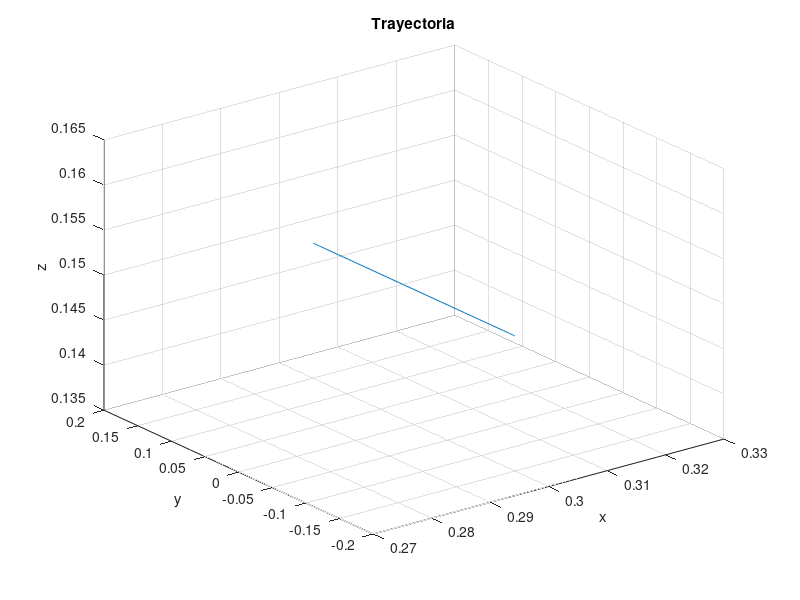

Write MATLAB code to recreate this figure. (Note: this script raises an error after producing the figure.)
%%%Programa de solución analítica de un robot 3R en el espacio
 
%Definición de la trayectoria%%%%%%%%
 
%Punto inicial%%%%%%%%%%%%
x_in = 0.30;
y_in = 0.15;
z_in = 0.15;
beta_in = 3*pi/4;

%Punto final%%%%%%%%%%%%%%
x_fin = 0.30;
y_fin = -0.15;
z_fin = 0.15;
beta_fin = 3*pi/4;
 
%Definición de los parámetros de la trayectoria%%%%%%%%%%%%
t_total = 10;
t_in = 0.1;
t_sim = 0:t_in:t_total;
 
%Puntos de la trayectoria%%%%%%%%%%%%%%
xp = x_in+((10/t_total^3)*t_sim.^3-(15/t_total^4)*t_sim.^4+(6/t_total^5)*t_sim.^5)*(x_fin-x_in);
yp = y_in+((10/t_total^3)*t_sim.^3-(15/t_total^4)*t_sim.^4+(6/t_total^5)*t_sim.^5)*(y_fin-y_in);
zp = z_in+((10/t_total^3)*t_sim.^3-(15/t_total^4)*t_sim.^4+(6/t_total^5)*t_sim.^5)*(z_fin-z_in);

%%Grafica de la trayectoria

plot3(xp,yp,zp)
grid on
title('Trayectoria')
xlabel('x')
ylabel('y')
zlabel('z')

%%Solucion del robot 

%Parametros del robot
%Longitudes de los eslabones
L_1 = 0.08412; %m
L_2 = 0.08412; %m
L_3 = 0.16332; %m

%Componentes del vector p_m_1
%Coordenadas del origen del sistema 1 con respecto al sistema m.
x_m_1 = 0.072;
y_m_1 = 0.0;
z_m_1 = 0.105;

%Definicion de los vectores
p_m_1 = [x_m_1;y_m_1;z_m_1]; %Vector de posicion del sistema 1 con respecto al sistema m

z1 = [0;0;1];     %Vector de dirección z1
z1_n = 1;       %Norma del vector z1
p0_1 = [x_m_1;y_m_1;z_m_1];    %Posición del sistema 1 con respecto al sistema 0
 
%%%%%%%
beta = 3*pi/4;

for i=1:length(t_sim)

    p_m_P = [xp(i);yp(i);zp(i)]; % vector de posicion del sistema P con respecto al sistema m
    p_1_P = p_m_P-p_m_1;

    theta_1_P = atan2(yp(i),(xp(i)-x_m_1));
    p_P_4(i) = p_m_P-[L_3*cos(theta_1_P)*cos(beta);L_3*sin(theta_1_P)*cos(beta);L_3*sin(beta)];

    p_1_4 = p_1_P+p_P_4(i);

%Calculo de los angulos complementarios

    z_1 = [0;0;1];

    Epsilon(i) = acos((dot(z_1,p_1_4))/(norm(z_1)*norm(p_1_4)));
    alpha(i) = acos((L_1^2+norm(p_1_4)^2-L_2^2)/(2*L_1*norm(p_1_4)));

    beta_r(i) = asin((norm(p_1_4)*sin(alpha(i)))/L_2);

    theta_m_1(i) = atan2(yp(i),(xp(i)-x_m_1));
    theta_1_2(i) =Epsilon(i)-alpha(i);
    theta_2_3(i) = pi-beta_r(i);
    theta_3_4(i) = beta_in;
    theta_4_5(i) = 0;
    
end

